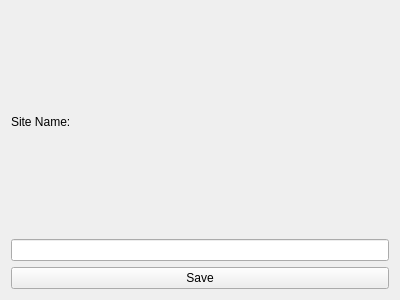
<?xml version="1.0" encoding="UTF-8"?>
<ui version="4.0">
  <class>SiteDataForm</class>
  <widget class="QWidget" name="SiteDataForm">
    <property name="geometry">
      <rect>
        <x>0</x>
        <y>0</y>
        <width>400</width>
        <height>300</height>
      </rect>
    </property>
    <property name="windowTitle">
      <string>Site Data</string>
    </property>
    <layout class="QVBoxLayout" name="verticalLayout">
      <item>
        <widget class="QLabel" name="label">
          <property name="text">
            <string>Site Name:</string>
          </property>
        </widget>
      </item>
      <item>
        <widget class="QLineEdit" name="siteNameLineEdit"/>
      </item>
      <item>
        <widget class="QPushButton" name="saveButton">
          <property name="text">
            <string>Save</string>
          </property>
        </widget>
      </item>
    </layout>
  </widget>
  <resources/>
  <connections/>
</ui>
